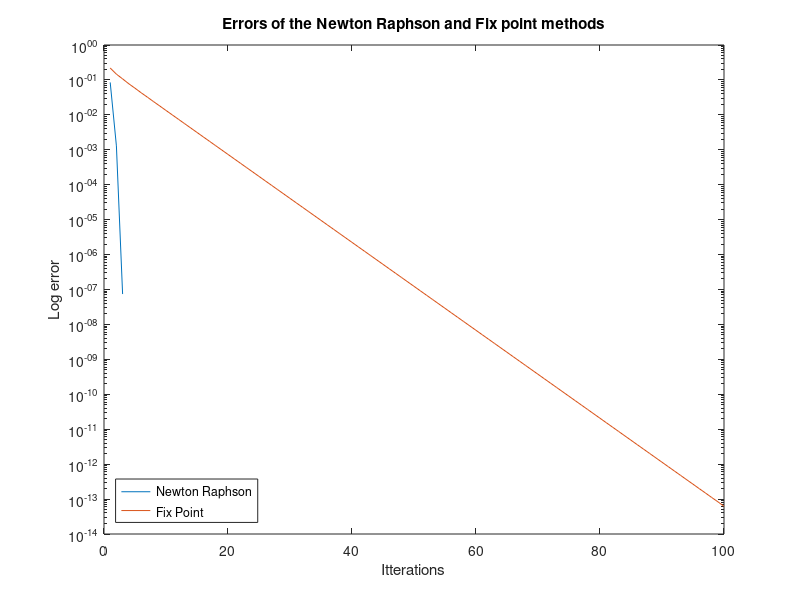
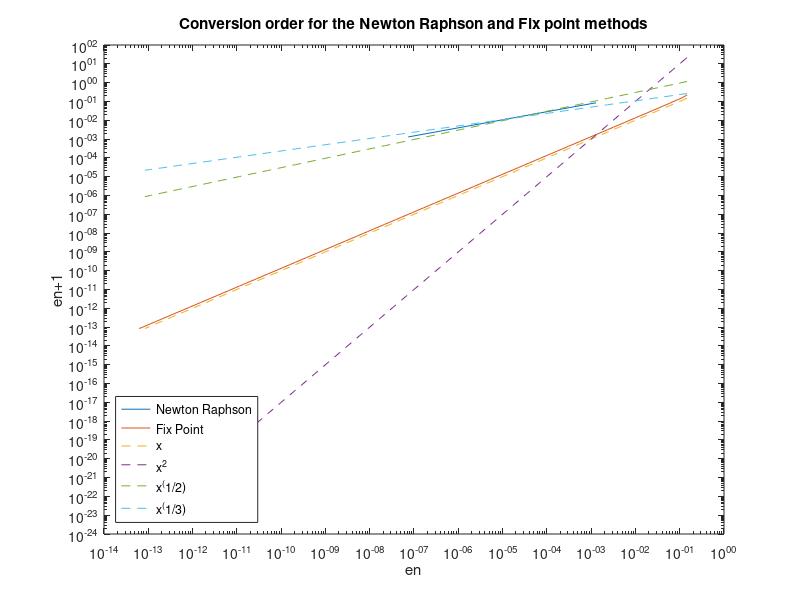

Here is the MATLAB script that generated these plots, in order:
clear all, close all, clc
x_true = 3.161826486551946;

x_newton = 2.80000000000000;                 % startgissning för newtons
f = @(x_newton) x_newton - 4*sin(2*x_newton) - 3;   % The function
fp = @(x_newton) 1 - 8*cos(2*x_newton);             % The derivativ
x_newton_i = x_newton - f(x_newton)/fp(x_newton);   % Calculation of x_1 (Newton)

x_fix = 2.8;                                 % startgissning för fixpunkt
x_fix_i = @(x_fix) -sin(2*x_fix) + (5/4) * x_fix - 3/4; % Calculation of x_1 (fix)

% Vectors with the errors to gather the results
error_newton_vector = zeros(1, 100);          
error_fix_vector = zeros(1, 100);

for n = 1:100
    error_newton_vector(n) = abs(x_true - x_newton_i);
    x_newton = x_newton_i;
    f(x_newton);
    fp(x_newton);
    x_newton_i = x_newton - f(x_newton)/fp(x_newton); 
    
    
    error_fix_vector(n) = abs(x_true - x_fix_i(x_fix));
    x_fix = x_fix_i(x_fix);
end

x = 1:100;
figure(1)

semilogy(x, error_newton_vector)
hold on
semilogy(x, error_fix_vector)
title('Errors of the Newton Raphson and Fix point methods')
xlabel('Itterations')
ylabel('Log error')
legend({'Newton Raphson','Fix Point'},'Location','southwest')

% For plotting the order of convergence
newton_convergence_error_1 = error_newton_vector(1:end-1);
newton_convergence_error_2 = error_newton_vector(2:end);
fix_convergence_error_1 = error_fix_vector(1:end-1);
fix_convergence_error_2 = error_fix_vector(2:end);


figure(2)
x = fix_convergence_error_2;
X = x(1:end-1);
loglog(newton_convergence_error_2, newton_convergence_error_1)
hold on
loglog(fix_convergence_error_2, fix_convergence_error_1)
hold on
loglog(X, 1e0*X, '--', X, 1e3*X.^2, '--', X, 3e0*X.^(1/2), '--', X, 5e-1*X.^(1/3), '--')
title('Conversion order for the Newton Raphson and Fix point methods')
xlabel('en')
ylabel('en+1')
legend({'Newton Raphson','Fix Point','x', 'x^2', 'x^(1/2)', 'x^(1/3)'},'Location','southwest')
